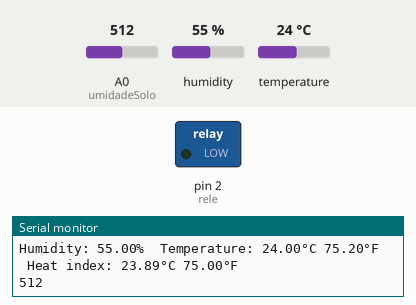
Recording of a sketch running on a simulated Arduino Uno, built with avr-gcc and run on an emulated ATmega328P. Shown: switched loads named in the sketch (green lamp = pin HIGH), the last lines printed to the serial monitor. Inputs (shaded band) come from the test bench; at power-on: A0 (umidadeSolo) = 512, humidity 55 %, temperature 24 °C.

Above: at 1.8 s.
1.9 s: A0 (umidadeSolo) set to 783
4.2 s: A0 (umidadeSolo) set to 811
At 7.2 s:
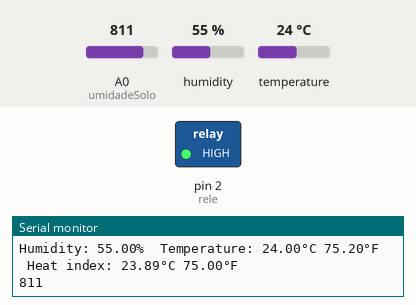
7.7 s: A0 (umidadeSolo) set to 790
At 10.2 s:
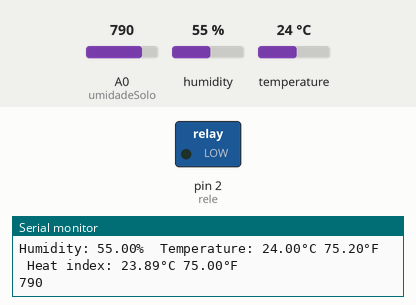
10.8 s: A0 (umidadeSolo) set to 810
At 13.3 s:
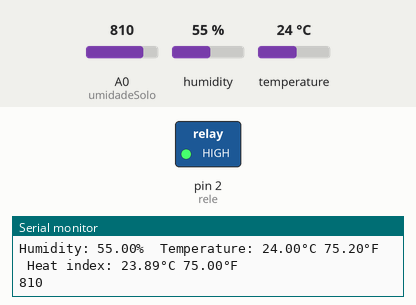
Timing chart, 0 to 14.8 s (numbered marks = the images above; inputs shaded):
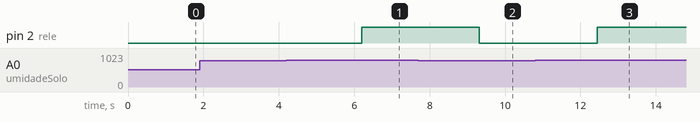

Measured:
- the behaviour switches between 800 and 801 on A0 (umidadeSolo) (found by bisection; images 0 and 1)
- after the input at 4.2 s, pin 2 (rele): LOW → HIGH after 2.0 s
- after the input at 7.7 s, pin 2 (rele): HIGH → LOW after 1.6 s
- after the input at 10.8 s, pin 2 (rele): LOW → HIGH after 1.6 s

The sketch:

molhando_plantas.ino
```cpp
int umidadeSolo = A0;
int rele = 2;
#define DHTPIN 13
#define DHTTYPE DHT11

#include "DHT.h"
DHT dht(DHTPIN, DHTTYPE);

void setup() {
  Serial.begin(9600);
  pinMode(rele, OUTPUT);
  dht.begin();
}

void loop() {
  int sensorValue = analogRead(umidadeSolo);
  Serial.println(sensorValue);
  delay(1000);

  if (sensorValue > 800){
    Serial.println("Solo seco");
    digitalWrite(2, HIGH);
  }
  else{
    Serial.println("Solo umido");
    digitalWrite(2, LOW);
  }

  float h = dht.readHumidity();
  float t = dht.readTemperature();
  float f = dht.readTemperature(true);

  if (isnan(h) || isnan(t) || isnan(f)) {
    Serial.println(F("Failed to read from DHT sensor!"));
    return;
  }

  float hif = dht.computeHeatIndex(f, h);
  float hic = dht.computeHeatIndex(t, h, false);

  Serial.print(F("Humidity: "));
  Serial.print(h);
  Serial.print(F("%  Temperature: "));
  Serial.print(t);
  Serial.print(F("°C "));
  Serial.print(f);
  Serial.print(F("°F  Heat index: "));
  Serial.print(hic);
  Serial.print(F("°C "));
  Serial.print(hif);
  Serial.println(F("°F"));
}
```
